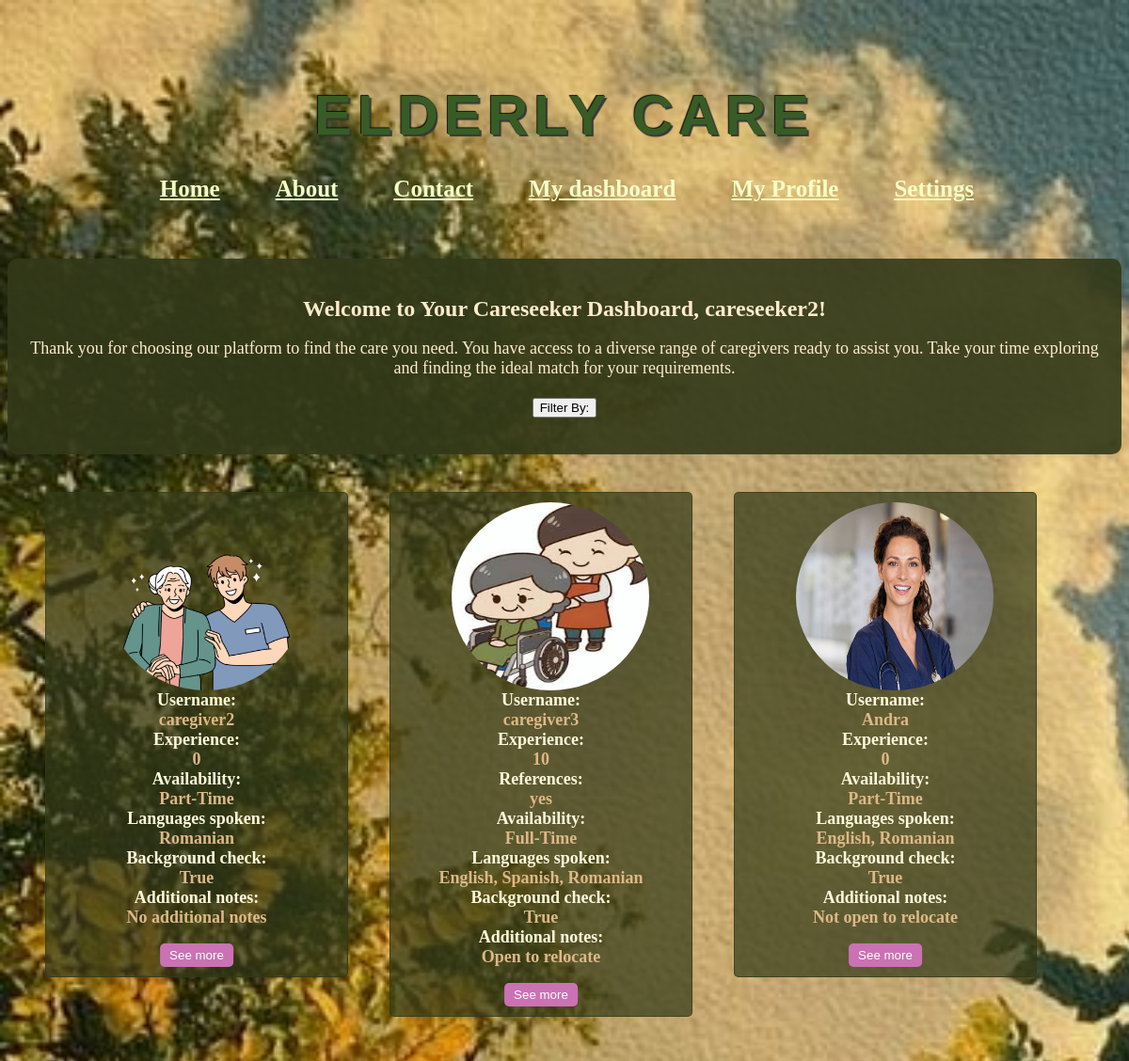
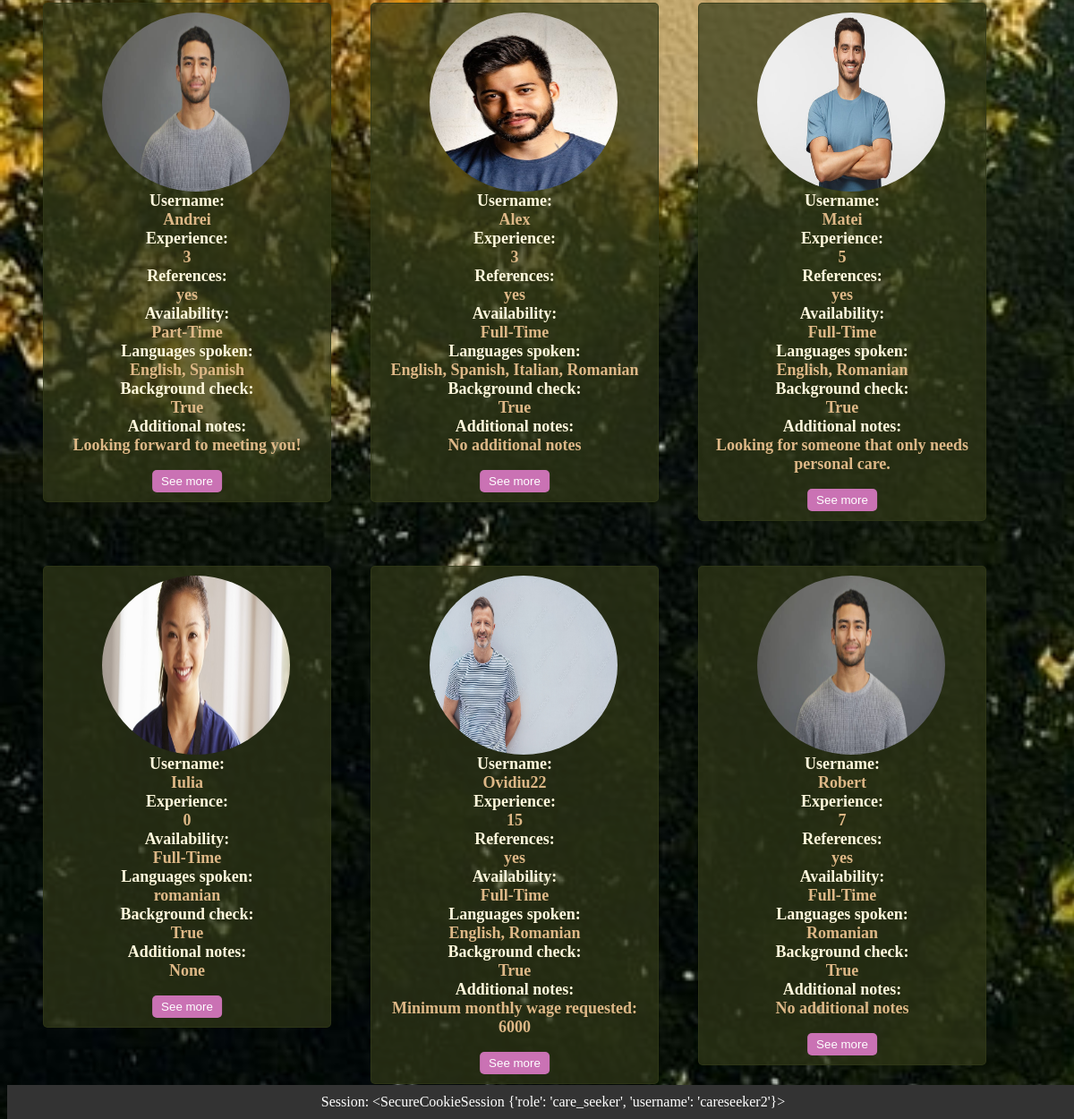
The page /careseeker_dashboard (signed in) on the database its author committed (2 pictures, top to bottom).
### app/models.py (models this page shows, shortened)
class Users(db.Model, UserMixin):
    __tablename__ = 'users'
    id = db.Column(db.Integer, primary_key=True)
    username = db.Column(db.String(50), unique=True, nullable=False)
    email = db.Column(db.String(120), unique=True, nullable=False)
    password = db.Column(db.String(255), nullable=False)
    location = db.Column(db.String(60), nullable=False)
    phone_number = db.Column(db.String(20), nullable=False)
    role = db.Column(db.String(15), nullable=False)
    age = db.Column(db.Integer)
    experience = db.Column(db.Integer)
    references = db.Column(ChoiceType([('Yes', 'yes'), ('No', 'no'), ('N/A', 'n/a')]))
    availability = db.Column(ChoiceType([('Full-Time', 'FT'), ('Part-Time', 'PT')]))
    languages_spoken = db.Column(db.String(100))
    background_check = db.Column(db.Boolean)
    additional_notes = db.Column(db.Text)
    type_of_care_needed = db.Column(db.String(100))
    monthly_budget = db.Column(db.Integer)
    availability_needed = db.Column(ChoiceType([('Full-Time', 'FT'), ('Part-Time', 'PT')]))
    preferred_qualifications = db.Column(db.String(100))
    medical_conditions = db.Column(db.String(100))
    picture = db.Column(db.String(300))

### app/routes.py (the view)
@auth_blueprint.route('/careseeker_dashboard')
def careseeker_dashboard():
    if session.get('role') == 'care_seeker':
        caregivers = Users.query.filter_by(role='caregiver').all()
        return render_template('careseeker_dashboard.html', caregivers=caregivers)
    else:
        flash('Access denied. Log in as caregiver', 'error')
        return redirect(url_for('home.homepage'))

### app/templates/careseeker_dashboard.html (shortened to what this page needs)
{% extends 'base.html' %}
{% block content %}
    <div class="greeting" style="text-align: center; margin-top: 40px; padding: 20px; background-color: rgb(50, 57, 25, 0.9); border-radius: 10px; box-shadow: 0 0 10px rgba(0, 0, 0, 0.1);">
        <h2 style="font-size: 24px; margin-bottom: 10px; color: blanchedalmond;">Welcome to Your Careseeker Dashboard, {{ session['username'] }}!</h2>
        <p style="font-size: 18px; color: blanchedalmond;">Thank you for choosing our platform to find the care you need. You have access to a diverse range of caregivers ready to assist you. Take your time exploring and finding the ideal match for your requirements.</p>
        <h3><button type="submit" class="logout_button">Filter By:</button></h3>
    </div>
        {% for caregiver in caregivers %}
            <div class="caregiver-box">
                {% if caregiver.picture %}
    <img src="{{ url_for('home.uploaded_file', filename=caregiver.picture.split('/')[-1]) }}" alt="Caregiver Picture" style="width: 210px; height: 200px; border-radius: 50%; margin-left:55px">
{% endif %}
                <strong>Username:</strong> <span style="color: burlywood; font-size: large; font-weight: 600;"> {{ caregiver.username }} <br>
                <strong>Experience:</strong><br> {{ caregiver.experience }} <br>
                {% if caregiver.references != 'N/A' %}
                <strong>References:</strong> <br>{{ caregiver.references }} <br>
                {% endif %}
                <strong>Availability:</strong> <br>{% if caregiver.availability == 'Full-Time' %}Full-Time{% elif caregiver.availability == 'Part-Time' %}Part-Time{% else %}{{ caregiver.availability }}{% endif %}<br>
                <strong>Languages spoken:</strong> <br>{{ caregiver.languages_spoken }} <br>
                <strong>Background check:</strong> <br> {{ caregiver.background_check }} <br>
                <strong>Additional notes:</strong> <br>{{ caregiver.additional_notes }} <br>
                <br>
                <br>
                <button class="see-more-button">See more</button>
            </span>
            </div>
        {% endfor %}
    </div>
    <form action="{{ url_for('auth.logout') }}" method="POST">
        <button type="submit" class="logout-button">Logout</button>
    </form>
{% endblock %}

### app/templates/base.html (shortened to what this page needs)
<!DOCTYPE html>
<html lang="en">
<head>
</head>
<body>
<header>
    <h1>{% block header %}Elderly Care{% endblock %}</h1>
    <nav>
        <ul>
            <li><a href="/">Home</a></li>
            <li><a href="/about">About</a></li>
            <li><a href="/contact">Contact</a></li>
            {% if session.get('role') != 'NULL' and session.get('username') != 'NULL' %}
                {% if session['role'] == 'caregiver' %}
                    <li><a href="/caregiver_dashboard">My dashboard</a></li>
                    <li><a href="/caregiver_data">My data</a></li>
                    <li><a href="/caregivers_profile/{{ session['username'] }}">Settings</a></li>
                {% elif session['role'] == 'care_seeker' %}
                    <li><a href="/careseeker_dashboard">My dashboard</a></li>
                    <li><a href="/careseeker_data">My Profile</a></li>
                    <li><a href="/careseeker_profile/{{ session['username'] }}">Settings</a></li>
                {% endif %}
            {% endif %}
        </ul>
    </nav>
</header>
<div class="main-content">
    <section class="content">
        {% block content %}{% endblock %}
<footer>
    Session: {{ session }}
</footer>
</body>
</html>

### app/templates/base.html (style rules this page uses)
body { background-image: url("static/bck.jpg"); background-size: cover; background-repeat: no-repeat; background-color: #153537; }
header { padding: 20px; text-align: center; }
nav { padding-left: 60px; }
nav ul { list-style-type: none; margin: 0; margin-top: -30px; padding: 0; text-align: -webkit-center; }
nav ul li { display: inline; margin-right: 55px; }
nav ul li a { color: #f4ffc7; text-decoration: underline; font-size: 25px; font-weight: 800; }
footer { background-color: #333; color: #fff; padding: 10px; text-align: center; position: fixed; bottom: 0; width: 100%; }
h1 { font-family: "Avant Garde", Avantgarde, "Century Gothic", CenturyGothic, "AppleGothic", sans-serif; font-size: 60px; padding: 20px 30px; text-align: center; text-transform: uppercase; text-rendering: optimizeLegibility; color: #385c25; letter-spacing: .1em; text-shadow: -1px -1px 1px #111, 2px 2px 1px #363636; }

### app/templates/careseeker_dashboard.html (style rules this page uses)
.caregiver-box { border: 1px solid rgb(50, 57, 25, 0.7); border-radius: 5px; padding: 10px; margin-bottom: 10px; margin-top: 40px; margin-left: 40px; width: 300px; background-color: rgb(50, 57, 25, 0.7); display: inline-grid; vertical-align: top; position: relative; text-align: center; }
.caregiver-box strong { color: cornsilk; font-size: large; }
.see-more-button { position: absolute; bottom: 10px; left: 50%; transform: translateX(-50%); padding: 5px 10px; background-color:#ca72b4; color: #fff; border: none; border-radius: 5px; cursor: pointer; }

### rows shown on the page
Users: picture (picture), username "caregiver2", experience "0", availability "Part-Time", languages_spoken "Romanian", background_check "True", additional_notes "No additional notes"
Users: picture (picture), username "caregiver3", experience "10", references "yes", availability "Full-Time", languages_spoken "English, Spanish, Romanian", background_check "True", additional_notes "Open to relocate"
Users: picture (picture), username "Andra", experience "0", availability "Part-Time", languages_spoken "English, Romanian", background_check "True", additional_notes "Not open to relocate"
Users: picture (picture), username "Andrei", experience "3", references "yes", availability "Part-Time", languages_spoken "English, Spanish", background_check "True", additional_notes "Looking forward to meeting you!"
Users: picture (picture), username "Alex", experience "3", references "yes", availability "Full-Time", languages_spoken "English, Spanish, Italian, Romanian", background_check "True", additional_notes "No additional notes"
Users: picture (picture), username "Matei", experience "5", references "yes", availability "Full-Time", languages_spoken "English, Romanian", background_check "True", additional_notes "Looking for someone that only needs personal care."
Users: picture (picture), username "Iulia", experience "0", availability "Full-Time", languages_spoken "romanian", background_check "True", additional_notes "None"
Users: picture (picture), username "Ovidiu22", experience "15", references "yes", availability "Full-Time", languages_spoken "English, Romanian", background_check "True", additional_notes "Minimum monthly wage requested: 6000"
Users: picture (picture), username "Robert", experience "7", references "yes", availability "Full-Time", languages_spoken "Romanian", background_check "True", additional_notes "No additional notes"

### other values the page prints
{{ session['username'] }} "careseeker2"
{{ session }} "<SecureCookieSession {'role': 'care_seeker', 'username': 'careseeker2'}>"
